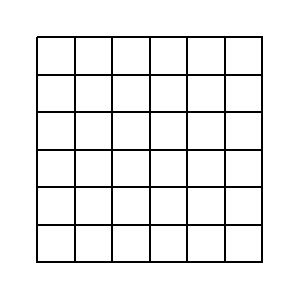
#> input picture Basics_of _CV/squares.jpg, 308 x 302 px
$ python warpPrespective.py
#> lines starting #> are read from the running program, lines starting #| are printed output that depends on the picture; after the words box and inside, x2 and y2 are one past the last pixel; in counts of white or black regions, pixels touching at a corner belong together
import cv2
import numpy as np

img = cv2.imread("squares.jpg")
#> img is the input picture: shape (302, 308, 3); min 0, max 255, mean 238
print(img.shape)
#| (302, 308, 3)

width, height = 500,500
pts1 = np.float32([[80,100],[200, 40],[50,500],[500,500]])
pts2 = np.float32([[0,0],[width,0],[0,height],[width,height]])
matrix = cv2.getPerspectiveTransform(pts1, pts2)
imgOutput = cv2.warpPerspective(img, matrix,(width,height))
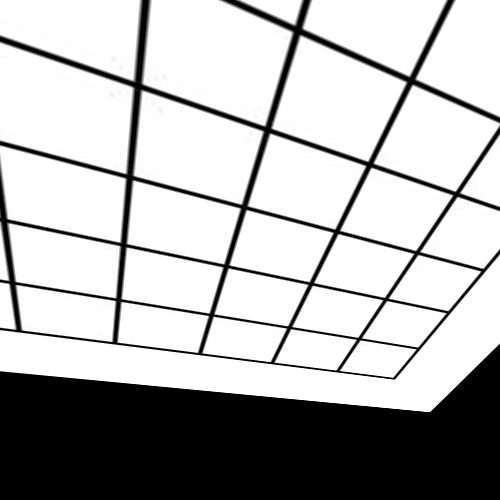
#> imgOutput: shape (500, 500, 3); min 0, max 255, mean 180.2

for x in range(0,4):
    cv2.circle(img,(pts1[x][0], pts2[x][1]), 15, (0,255,0), cv2.FILLED)
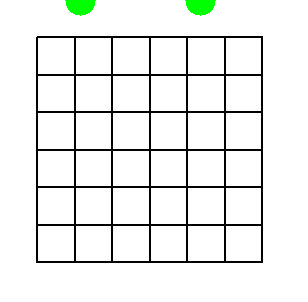
#> img: shape (302, 308, 3); 0.8% of pixels changed, all inside (x1, y1, x2, y2) = (65, 0, 216, 16)

cv2.imshow("Image", img)
cv2.imshow("ImgOutput", imgOutput)
cv2.waitKey(0)
